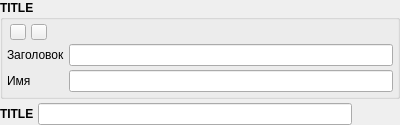
<?xml version="1.0" encoding="UTF-8"?>
<ui version="4.0">
 <class>VariableExpressionFrame</class>
 <widget class="QWidget" name="VariableExpressionFrame">
  <property name="geometry">
   <rect>
    <x>0</x>
    <y>0</y>
    <width>400</width>
    <height>113</height>
   </rect>
  </property>
  <property name="windowTitle">
   <string>Form</string>
  </property>
  <layout class="QVBoxLayout" name="verticalLayout">
   <property name="spacing">
    <number>4</number>
   </property>
   <property name="margin">
    <number>0</number>
   </property>
   <item>
    <widget class="QGroupBox" name="adminGroupBox">
     <property name="font">
      <font>
       <weight>75</weight>
       <bold>true</bold>
      </font>
     </property>
     <property name="title">
      <string>TITLE</string>
     </property>
     <layout class="QGridLayout" name="gridLayout">
      <property name="margin">
       <number>4</number>
      </property>
      <property name="spacing">
       <number>4</number>
      </property>
      <item row="1" column="0">
       <widget class="QLabel" name="nameLabel">
        <property name="font">
         <font>
          <weight>50</weight>
          <bold>false</bold>
         </font>
        </property>
        <property name="text">
         <string>Заголовок</string>
        </property>
       </widget>
      </item>
      <item row="1" column="1">
       <widget class="QLineEdit" name="nameEdit">
        <property name="font">
         <font>
          <weight>50</weight>
          <bold>false</bold>
         </font>
        </property>
       </widget>
      </item>
      <item row="2" column="0">
       <widget class="QLabel" name="varNameLabel">
        <property name="font">
         <font>
          <weight>50</weight>
          <bold>false</bold>
         </font>
        </property>
        <property name="text">
         <string>Имя</string>
        </property>
       </widget>
      </item>
      <item row="2" column="1">
       <widget class="QLineEdit" name="varNameEdit">
        <property name="font">
         <font>
          <weight>50</weight>
          <bold>false</bold>
         </font>
        </property>
       </widget>
      </item>
      <item row="0" column="0">
       <layout class="QHBoxLayout" name="horizontalLayout_3">
        <property name="spacing">
         <number>2</number>
        </property>
        <item>
         <widget class="QPushButton" name="upButton">
          <property name="sizePolicy">
           <sizepolicy hsizetype="Fixed" vsizetype="Fixed">
            <horstretch>0</horstretch>
            <verstretch>0</verstretch>
           </sizepolicy>
          </property>
          <property name="maximumSize">
           <size>
            <width>16</width>
            <height>16</height>
           </size>
          </property>
          <property name="font">
           <font>
            <weight>50</weight>
            <bold>false</bold>
           </font>
          </property>
          <property name="text">
           <string/>
          </property>
          <property name="icon">
           <iconset resource="../../Resources.qrc">
            <normaloff>:/images/Up.png</normaloff>:/images/Up.png</iconset>
          </property>
          <property name="iconSize">
           <size>
            <width>14</width>
            <height>14</height>
           </size>
          </property>
         </widget>
        </item>
        <item>
         <widget class="QPushButton" name="downButton">
          <property name="sizePolicy">
           <sizepolicy hsizetype="Fixed" vsizetype="Fixed">
            <horstretch>0</horstretch>
            <verstretch>0</verstretch>
           </sizepolicy>
          </property>
          <property name="maximumSize">
           <size>
            <width>16</width>
            <height>16</height>
           </size>
          </property>
          <property name="font">
           <font>
            <weight>50</weight>
            <bold>false</bold>
           </font>
          </property>
          <property name="text">
           <string/>
          </property>
          <property name="icon">
           <iconset resource="../../Resources.qrc">
            <normaloff>:/images/Down.png</normaloff>:/images/Down.png</iconset>
          </property>
          <property name="iconSize">
           <size>
            <width>14</width>
            <height>14</height>
           </size>
          </property>
         </widget>
        </item>
        <item>
         <spacer name="horizontalSpacer_2">
          <property name="orientation">
           <enum>Qt::Horizontal</enum>
          </property>
          <property name="sizeType">
           <enum>QSizePolicy::Fixed</enum>
          </property>
          <property name="sizeHint" stdset="0">
           <size>
            <width>15</width>
            <height>0</height>
           </size>
          </property>
         </spacer>
        </item>
       </layout>
      </item>
      <item row="0" column="1">
       <layout class="QHBoxLayout" name="horizontalLayout_2">
        <property name="spacing">
         <number>2</number>
        </property>
        <item>
         <spacer name="horizontalSpacer">
          <property name="orientation">
           <enum>Qt::Horizontal</enum>
          </property>
          <property name="sizeHint" stdset="0">
           <size>
            <width>0</width>
            <height>0</height>
           </size>
          </property>
         </spacer>
        </item>
        <item>
         <widget class="QPushButton" name="editButton">
          <property name="sizePolicy">
           <sizepolicy hsizetype="Fixed" vsizetype="Fixed">
            <horstretch>0</horstretch>
            <verstretch>0</verstretch>
           </sizepolicy>
          </property>
          <property name="maximumSize">
           <size>
            <width>16</width>
            <height>16</height>
           </size>
          </property>
          <property name="font">
           <font>
            <weight>50</weight>
            <bold>false</bold>
           </font>
          </property>
          <property name="text">
           <string/>
          </property>
          <property name="icon">
           <iconset resource="../../Resources.qrc">
            <normaloff>:/images/Pencil.png</normaloff>:/images/Pencil.png</iconset>
          </property>
          <property name="flat">
           <bool>true</bool>
          </property>
         </widget>
        </item>
        <item>
         <widget class="QPushButton" name="copyButton">
          <property name="sizePolicy">
           <sizepolicy hsizetype="Fixed" vsizetype="Fixed">
            <horstretch>0</horstretch>
            <verstretch>0</verstretch>
           </sizepolicy>
          </property>
          <property name="maximumSize">
           <size>
            <width>16</width>
            <height>16</height>
           </size>
          </property>
          <property name="font">
           <font>
            <weight>50</weight>
            <bold>false</bold>
           </font>
          </property>
          <property name="text">
           <string/>
          </property>
          <property name="icon">
           <iconset resource="../../Resources.qrc">
            <normaloff>:/images/CopyComponent.png</normaloff>:/images/CopyComponent.png</iconset>
          </property>
          <property name="flat">
           <bool>true</bool>
          </property>
         </widget>
        </item>
        <item>
         <widget class="QPushButton" name="deleteButton">
          <property name="sizePolicy">
           <sizepolicy hsizetype="Fixed" vsizetype="Fixed">
            <horstretch>0</horstretch>
            <verstretch>0</verstretch>
           </sizepolicy>
          </property>
          <property name="maximumSize">
           <size>
            <width>16</width>
            <height>16</height>
           </size>
          </property>
          <property name="font">
           <font>
            <weight>50</weight>
            <bold>false</bold>
           </font>
          </property>
          <property name="text">
           <string/>
          </property>
          <property name="icon">
           <iconset resource="../../Resources.qrc">
            <normaloff>:/images/Delete.png</normaloff>:/images/Delete.png</iconset>
          </property>
          <property name="flat">
           <bool>true</bool>
          </property>
         </widget>
        </item>
       </layout>
      </item>
     </layout>
    </widget>
   </item>
   <item>
    <widget class="QWidget" name="userWidget" native="true">
     <layout class="QHBoxLayout" name="horizontalLayout">
      <property name="spacing">
       <number>4</number>
      </property>
      <property name="margin">
       <number>0</number>
      </property>
      <item>
       <widget class="QLabel" name="valueLabel">
        <property name="sizePolicy">
         <sizepolicy hsizetype="Maximum" vsizetype="Preferred">
          <horstretch>0</horstretch>
          <verstretch>0</verstretch>
         </sizepolicy>
        </property>
        <property name="font">
         <font>
          <weight>75</weight>
          <bold>true</bold>
         </font>
        </property>
        <property name="text">
         <string>TITLE</string>
        </property>
       </widget>
      </item>
      <item>
       <widget class="QLineEdit" name="valueEdit"/>
      </item>
      <item>
       <widget class="QPushButton" name="functionButton">
        <property name="maximumSize">
         <size>
          <width>20</width>
          <height>20</height>
         </size>
        </property>
        <property name="text">
         <string/>
        </property>
        <property name="icon">
         <iconset resource="../../Resources.qrc">
          <normaloff>:/images/Function.png</normaloff>:/images/Function.png</iconset>
        </property>
        <property name="iconSize">
         <size>
          <width>20</width>
          <height>20</height>
         </size>
        </property>
        <property name="flat">
         <bool>true</bool>
        </property>
       </widget>
      </item>
      <item>
       <widget class="QPushButton" name="lockButton">
        <property name="maximumSize">
         <size>
          <width>20</width>
          <height>20</height>
         </size>
        </property>
        <property name="text">
         <string/>
        </property>
        <property name="icon">
         <iconset resource="../../Resources.qrc">
          <normaloff>:/images/Unlock.png</normaloff>:/images/Unlock.png</iconset>
        </property>
        <property name="iconSize">
         <size>
          <width>20</width>
          <height>20</height>
         </size>
        </property>
        <property name="flat">
         <bool>true</bool>
        </property>
       </widget>
      </item>
     </layout>
    </widget>
   </item>
  </layout>
 </widget>
 <resources>
  <include location="../../Resources.qrc"/>
 </resources>
 <connections/>
</ui>
